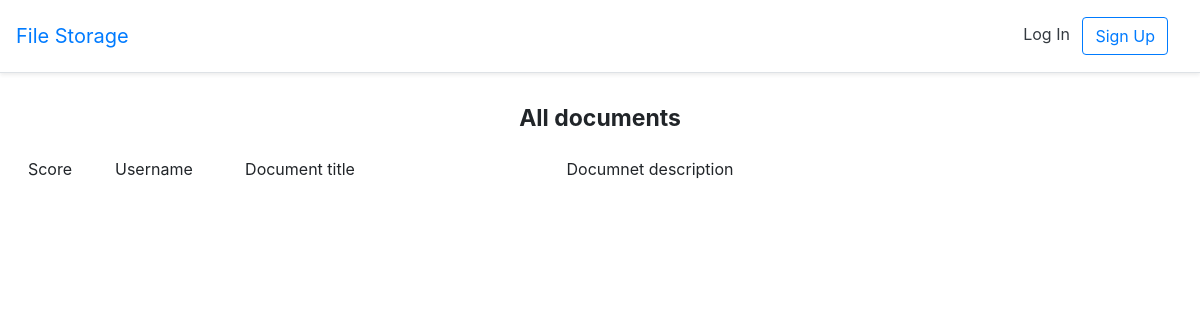
The app's page /, older data.
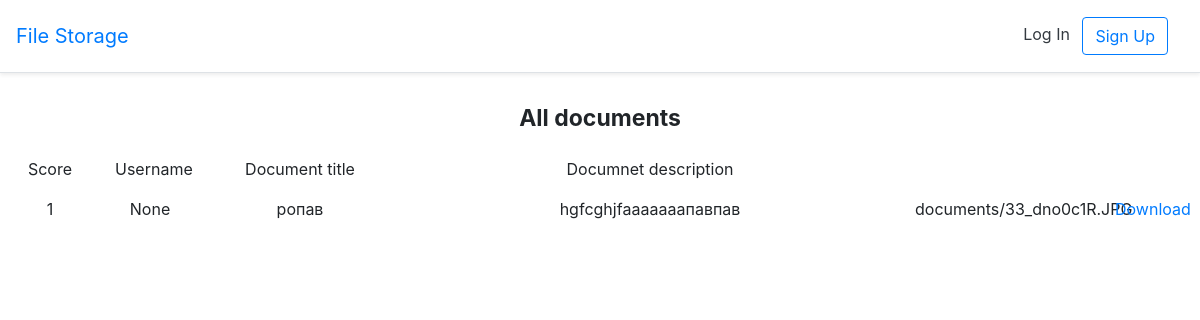
The same page, newer data.
### shop/apps/acc/models.py (models this page shows, shortened)
class Document(models.Model):
    title = models.CharField('Название документа', max_length=200)
    user = models.ForeignKey(User, on_delete= models.CASCADE, related_name='doc_user', null= True)
    file = models.FileField('Файл', upload_to="static/documents")
    description = models.CharField('Краткое описание', max_length=400)
    private = models.BooleanField(null= True)
    score = models.IntegerField('рейтинг', null= True,default=0)
    def view_count(self):
        return sum([i.value for i in PostLikes.objects.filter(document=self)])
    class Meta:
        verbose_name= ':Документы'
        verbose_name_plural = 'Документ'

class PostLikes(models.Model):
    user = models.ForeignKey(User, on_delete= models.CASCADE, related_name='like_user')
    document = models.ForeignKey(Document, on_delete= models.CASCADE)
    value = models.IntegerField(verbose_name='-1/1', null = True)

### shop/apps/acc/views.py (the view)
# urls.py: path('', HomeListView.as_view(), name='home'),
class HomeListView(ListView):
    queryset = Document.objects.filter(private = False)

### shop/templates/acc/document_list.html (shortened to what this page needs)
{% extends '_base.html' %}
{% load static %}
{% block content%}
  <h1 class="text-center py-3"> All documents </h1>
  <div class="row text-center pb-3 ">
    <div class="col-1">Score</div>
    <div class="col-1">Username</div>
    <div class="col-2">Document title</div>
    <div class="col">Documnet description</div>
    <div class="col-3"></div>
  </div>
  {% for document in document_list %}
  <div class="row text-center mb-3 ">
    <div class="col-1">
        <form  action="{% url "update_points" document.id %}" href="points" method = "post">
          {{document.view_count}}
        </form>
    </div>
    <div class="col-1">{{document.user}}</div>
    <div class="col-2">{{document.title}}</div>
    <div class="col">{{document.description}}</div>
    <div class="col-2">{{document.file.name}}<br></div>
    <div class="col-1">
     <a  href="{{document.file.url}}" Download> Download</a>
    </div>
  </div>
{% endfor %}
{% endblock content %}

### shop/templates/_base.html (shortened to what this page needs)
{% load static %}
<!DOCTYPE html>
<html>
<head>
    <link rel="stylesheet" type = 'text/css' href= "{% static 'css/bootstrap.css' %}" >
    <link rel="stylesheet" type = 'text/css' href="{% static 'css/font-awesome.min.css' %}">
    <link rel="stylesheet" type = 'text/css' href="{% static 'css/all.css' %}">
    <link rel="stylesheet"  href= "{% static 'css/style.css' %}" >
    <div class="d-flex flex-column flex-md-row align-items-center p-3 px-md-4\
     mb-3 bg-white border-bottom shadow-sm">
      <a href="{% url 'home' %}" class="navbar-brand my-0 mr-md-auto font-weight-normal">File Storage</a>
      <nav class="my-2 my-md-0 mr-md-3">
        {% if user.is_authenticated %}
          <a class="p-2 text-dark" href="{% url 'account_logout' %}">Log Out</a>
          <a class="btn btn-outline-primary" href="/acc">{{user}}</a>
        {% else %}
          <a class="p-2 text-dark" href="{% url 'account_login' %}">Log In</a>
          <a class="btn btn-outline-primary"
            href="{% url 'account_signup' %}">Sign Up</a>
        {% endif %}
      </nav>
    </div>
</head>
<body>
    <div class="container-fluid">
        {% block content %}
        {% endblock content %}
    </div>
</body>
</html>

### static/css/style.css (style rules this page uses)
h1 { text-align: left; font-size: 23px; font-weight: bold; }

Row changes from the older to the newer data that the page shows:
added Document: view_count "1", user "None", title "ропав", description "hgfcghjfааааааапавпав", file.name "documents/33_dno0c1R.JPG"
